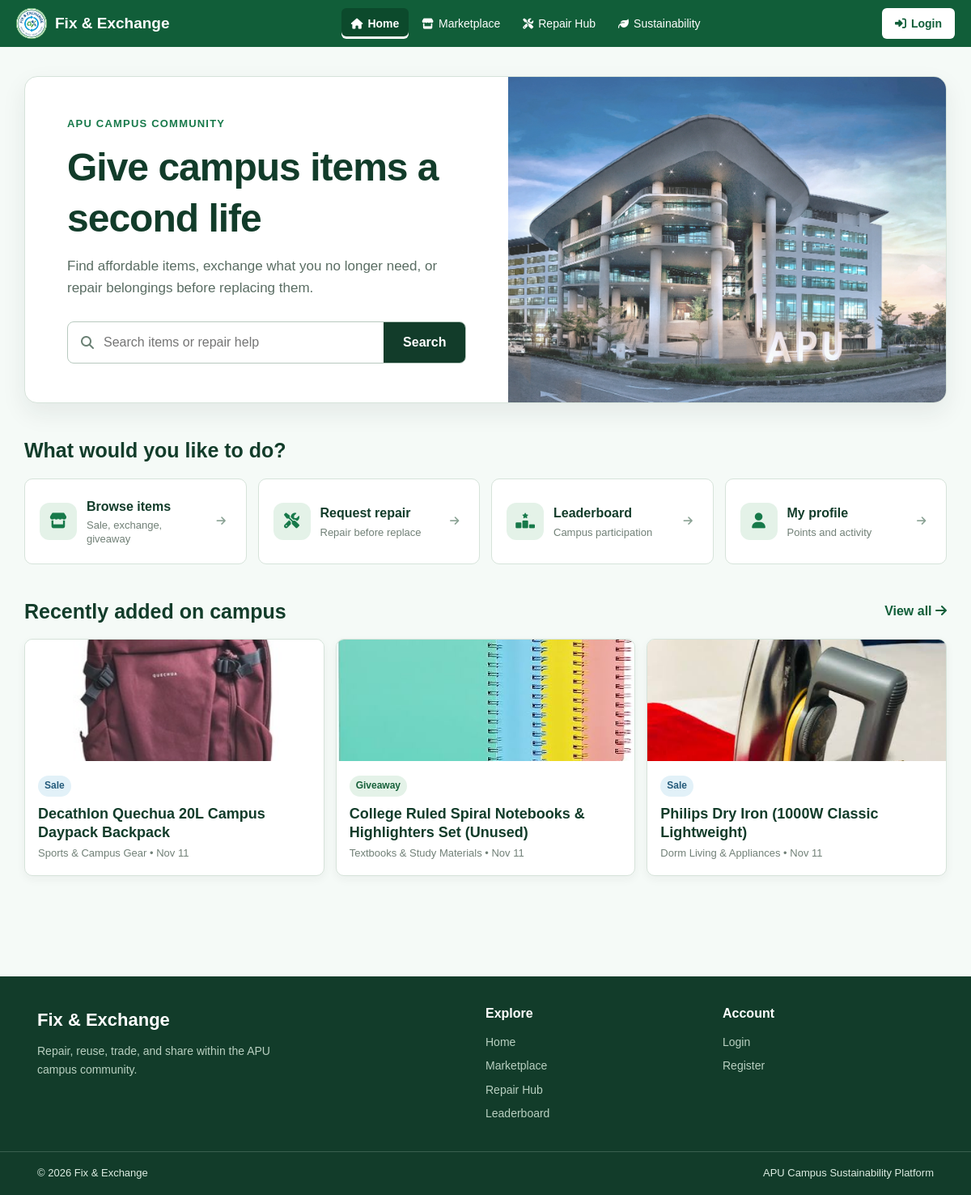
The page / on the database its author committed.
### tables this page shows
CREATE TABLE IF NOT EXISTS item_listings (
    listing_id INT AUTO_INCREMENT PRIMARY KEY,
    seller_id INT NOT NULL,
    category_id INT NOT NULL,
    title VARCHAR(150) NOT NULL,
    description TEXT NOT NULL,
     
    price DECIMAL(10, 2),
     
    listing_type VARCHAR(20) NOT NULL,
     
    status VARCHAR(20) NOT NULL DEFAULT 'Available',
    created_at DATETIME NOT NULL DEFAULT CURRENT_TIMESTAMP,
    FOREIGN KEY (seller_id) REFERENCES users(user_id),
    FOREIGN KEY (category_id) REFERENCES categories(category_id)
);

CREATE TABLE IF NOT EXISTS categories (
    category_id INT AUTO_INCREMENT PRIMARY KEY,
    category_name VARCHAR(100) NOT NULL,
    description TEXT
);

### index.php (the view, shortened to what this page needs)
<?php
require_once __DIR__ . '/includes/header.php';
$recentListings = [];
if (isset($conn)) {
    $res = mysqli_query(
        $conn,
        "SELECT l.*, c.category_name,
                (SELECT image_path FROM item_images WHERE listing_id = l.listing_id ORDER BY image_id ASC LIMIT 1) AS image_path
         FROM item_listings l
         JOIN categories c ON c.category_id = l.category_id
         WHERE l.status = 'Available'
         ORDER BY l.listing_id DESC
         LIMIT 3"
    );
    if ($res) {
        $recentListings = mysqli_fetch_all($res, MYSQLI_ASSOC);
    }
}
?>
<div class="home-page">
    <section class="home-hero" aria-labelledby="hero-title">
        <div class="home-hero-content">
            <p class="home-eyebrow">APU CAMPUS COMMUNITY</p>
            <h1 id="hero-title">Give campus items a second life</h1>
            <p class="home-hero-text">
                Find affordable items, exchange what you no longer need,
                or repair belongings before replacing them.
            </p>
            <form class="home-search" method="get" action="/fix-and-exchange/src/account/search.php">
                <i class="fa-solid fa-magnifying-glass" aria-hidden="true"></i>
                <input id="home-search-input" name="q" type="search" placeholder="Search items or repair help">
                <button type="submit">Search</button>
            </form>
        </div>
        <div class="home-hero-image">
            <img src="/fix-and-exchange/assets/images/apu.jpg" alt="Students repairing, sharing, and exchanging items on campus">
        </div>
    </section>
    <section class="home-section" aria-labelledby="actions-title">
        <div class="home-section-heading">
            <h2 id="actions-title">What would you like to do?</h2>
        </div>
        <div class="home-action-grid">
            <a class="home-action-card" href="/fix-and-exchange/src/buyer-seller/marketplace.php">
                <span class="home-action-icon"><i class="fa-solid fa-store" aria-hidden="true"></i></span>
                <span><strong>Browse items</strong><small>Sale, exchange, giveaway</small></span>
                <i class="fa-solid fa-arrow-right home-action-arrow" aria-hidden="true"></i>
            </a>
            <a class="home-action-card" href="/fix-and-exchange/src/repair-requester/create-request.php">
                <span class="home-action-icon"><i class="fa-solid fa-screwdriver-wrench" aria-hidden="true"></i></span>
                <span><strong>Request repair</strong><small>Repair before replace</small></span>
                <i class="fa-solid fa-arrow-right home-action-arrow" aria-hidden="true"></i>
            </a>
            <a class="home-action-card" href="/fix-and-exchange/src/sustainability/leaderboard.php">
                <span class="home-action-icon"><i class="fa-solid fa-ranking-star" aria-hidden="true"></i></span>
                <span><strong>Leaderboard</strong><small>Campus participation</small></span>
                <i class="fa-solid fa-arrow-right home-action-arrow" aria-hidden="true"></i>
            </a>
            <a class="home-action-card" href="/fix-and-exchange/src/account/profile.php">
                <span class="home-action-icon"><i class="fa-solid fa-user" aria-hidden="true"></i></span>
                <span><strong>My profile</strong><small>Points and activity</small></span>
                <i class="fa-solid fa-arrow-right home-action-arrow" aria-hidden="true"></i>
            </a>
        </div>
    </section>
    <section class="home-section home-listings" aria-labelledby="listings-title">
        <div class="home-section-heading home-listings-heading">
            <h2 id="listings-title">Recently added on campus</h2>
            <a href="/fix-and-exchange/src/buyer-seller/marketplace.php">View all <i class="fa-solid fa-arrow-right" aria-hidden="true"></i></a>
        </div>
        <div class="home-listing-grid">
            <?php if ($recentListings): ?>
                <?php foreach ($recentListings as $listing): ?>
                    <?php
                    $tagClass = '';
                    if ($listing['listing_type'] === 'Giveaway') $tagClass = 'home-listing-tag-green';
                    elseif ($listing['listing_type'] === 'Sale') $tagClass = 'home-listing-tag-blue';
                    ?>
                    <article class="home-listing-card">
                        <div class="home-listing-image">
                            <a href="/fix-and-exchange/src/buyer-seller/item-details.php?listing_id=<?= (int) $listing['listing_id'] ?>">
                                <?php if ($listing['image_path']): ?>
                                    <img src="/fix-and-exchange/<?= htmlspecialchars($listing['image_path'], ENT_QUOTES, 'UTF-8') ?>" alt="<?= htmlspecialchars($listing['title'], ENT_QUOTES, 'UTF-8') ?>">
                                <?php else: ?>
                                    <img src="/fix-and-exchange/assets/images/logo.jpg" alt="Item photo">
                                <?php endif; ?>
                            </a>
                        </div>
                        <div class="home-listing-body">
                            <span class="home-listing-tag <?= $tagClass ?>"><?= htmlspecialchars($listing['listing_type'], ENT_QUOTES, 'UTF-8') ?></span>
                            <h3>
                                <a href="/fix-and-exchange/src/buyer-seller/item-details.php?listing_id=<?= (int) $listing['listing_id'] ?>" style="color: inherit; text-decoration: none;">
                                    <?= htmlspecialchars($listing['title'], ENT_QUOTES, 'UTF-8') ?>
                                </a>
                            </h3>
                            <p>
                                <?= htmlspecialchars($listing['category_name'], ENT_QUOTES, 'UTF-8') ?> <span aria-hidden="true">&bull;</span>
                                <?= date('M j', strtotime($listing['created_at'])) ?>
                            </p>
                        </div>
                    </article>
                <?php endforeach; ?>
            <?php endif; ?>
        </div>
    </section>
</div>
<?php require __DIR__ . '/includes/footer.php'; ?>

### assets/css/style.css (style rules this page uses)
* { box-sizing: border-box; }
body { margin: 0; font-family: Arial, sans-serif; font-size: 16px; line-height: 1.6; color: #1f2a24; background-color: #f5faf7; }
h1 { margin-top: 0; margin-bottom: 16px; line-height: 1.3; font-size: 32px; }
h2 { margin-top: 0; margin-bottom: 16px; line-height: 1.3; font-size: 26px; }
h3 { margin-top: 0; margin-bottom: 16px; line-height: 1.3; font-size: 22px; }
p { margin-top: 0; margin-bottom: 16px; }
a { color: #115e39; }
img { max-width: 100%; height: auto; }
button { font-family: Arial, sans-serif; font-size: 16px; cursor: pointer; }
input { font-family: Arial, sans-serif; font-size: 16px; }
.home-page { padding: 36px 16px 56px; background: #f5faf7; }
.home-hero, .home-section { width: 100%; max-width: 1140px; margin: 0 auto; }
.home-hero { display: grid; grid-template-columns: 1.05fr 0.95fr; min-height: 360px; overflow: hidden; background: #ffffff; border: 1px solid #d6e3da; border-radius: 16px; box-shadow: 0 12px 30px rgba(31, 42, 36, 0.08); }
.home-hero-content { display: flex; flex-direction: column; justify-content: center; padding: 48px 52px; }
.home-eyebrow { margin-bottom: 12px; color: #17794a; font-size: 13px; font-weight: bold; letter-spacing: 1.2px; }
.home-hero h1 { max-width: 520px; margin-bottom: 14px; color: #123c2a; font-size: clamp(32px, 4vw, 48px); letter-spacing: -1px; }
.home-hero-text { max-width: 520px; margin-bottom: 28px; color: #5a6d63; font-size: 17px; }
.home-search { display: flex; align-items: center; max-width: 540px; min-height: 52px; overflow: hidden; border: 1px solid #b8c9bf; border-radius: 8px; background: #ffffff; }
.home-search > i { margin: 0 12px 0 16px; color: #6b8175; }
.home-search input { flex: 1; min-width: 0; height: 50px; padding: 0 8px 0 0; color: #1f2a24; border: 0; outline: 0; }
.home-search button { align-self: stretch; padding: 0 24px; color: #ffffff; background: #123c2a; border: 0; font-weight: bold; }
.home-hero-image, .home-hero-image img { min-height: 360px; opacity: 0.9; }
.home-hero-image { background: #d9f0df; }
.home-hero-image img { display: block; width: 100%; height: 100%; object-fit: cover; }
.home-section { padding-top: 42px; }
.home-section-heading { display: flex; align-items: center; justify-content: space-between; gap: 16px; margin-bottom: 18px; }
.home-section-heading h2 { margin: 0; color: #123c2a; font-size: 25px; }
.home-section-heading a { color: #115e39; font-weight: bold; text-decoration: none; }
.home-action-grid, .home-listing-grid { display: grid; grid-template-columns: repeat(4, minmax(0, 1fr)); gap: 14px; }
.home-action-card { display: grid; grid-template-columns: 46px 1fr 18px; align-items: center; gap: 12px; min-height: 106px; padding: 18px; color: #1f2a24; background: #ffffff; border: 1px solid #d6e3da; border-radius: 10px; text-decoration: none; transition: transform 160ms ease, box-shadow 160ms ease, border-color 160ms ease; }
.home-action-icon { display: inline-flex; align-items: center; justify-content: center; width: 46px; height: 46px; color: #17794a; background: #e4f2e8; border-radius: 12px; font-size: 19px; }
.home-action-card strong, .home-action-card small { display: block; }
.home-action-card strong { margin-bottom: 3px; color: #123c2a; font-size: 16px; }
.home-action-card small { color: #718077; font-size: 13px; line-height: 1.3; }
.home-action-arrow { color: #8aa294; font-size: 13px; }
.home-listings { padding-bottom: 20px; }
.home-listing-grid { grid-template-columns: repeat(3, minmax(0, 1fr)); }
.home-listing-card { overflow: hidden; background: #ffffff; border: 1px solid #d6e3da; border-radius: 10px; box-shadow: 0 4px 12px rgba(31, 42, 36, 0.05); }
.home-listing-image { height: 150px; overflow: hidden; background: #d9f0df; }
.home-listing-image img { width: 100%; height: 100%; object-fit: cover; }
.home-listing-body { padding: 16px; }
.home-listing-tag { display: inline-block; margin-bottom: 10px; padding: 3px 8px; color: #7c5311; background: #fff3d7; border-radius: 999px; font-size: 12px; font-weight: bold; }
.home-listing-tag-green { color: #17623b; background: #e4f2e8; }
.home-listing-tag-blue { color: #245b7b; background: #e2f1f8; }
.home-listing-body h3 { margin-bottom: 4px; color: #123c2a; font-size: 18px; }
.home-listing-body p { margin: 0; color: #718077; font-size: 13px; }

### rows shown on the page
item_listings: shows a picture, listing_type "Sale", title "Decathlon Quechua 20L Campus Daypack Backpack", category.category_name "Sports & Campus Gear", created_at "Nov 11"
item_listings: shows a picture, listing_type "Giveaway", title "College Ruled Spiral Notebooks & Highlighters Set (Unused)", category.category_name "Textbooks & Study Materials", created_at "Nov 11"
item_listings: shows a picture, listing_type "Sale", title "Philips Dry Iron (1000W Classic Lightweight)", category.category_name "Dorm Living & Appliances", created_at "Nov 11"
